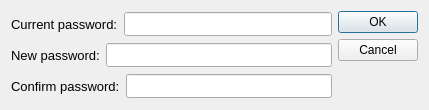
<?xml version="1.0" encoding="UTF-8"?>
<ui version="4.0">
 <class>Dialog</class>
 <widget class="QDialog" name="Dialog">
  <property name="geometry">
   <rect>
    <x>0</x>
    <y>0</y>
    <width>429</width>
    <height>110</height>
   </rect>
  </property>
  <property name="sizePolicy">
   <sizepolicy hsizetype="Preferred" vsizetype="Preferred">
    <horstretch>0</horstretch>
    <verstretch>0</verstretch>
   </sizepolicy>
  </property>
  <property name="maximumSize">
   <size>
    <width>16777215</width>
    <height>110</height>
   </size>
  </property>
  <property name="windowTitle">
   <string>Dialog</string>
  </property>
  <layout class="QGridLayout" name="gridLayout">
   <item row="0" column="0">
    <layout class="QVBoxLayout" name="verticalLayout">
     <item>
      <layout class="QHBoxLayout" name="horizontalLayout">
       <item>
        <widget class="QLabel" name="label_pw">
         <property name="sizePolicy">
          <sizepolicy hsizetype="Fixed" vsizetype="Preferred">
           <horstretch>0</horstretch>
           <verstretch>0</verstretch>
          </sizepolicy>
         </property>
         <property name="font">
          <font>
           <family>Tahoma</family>
           <pointsize>10</pointsize>
          </font>
         </property>
         <property name="text">
          <string>Current password:</string>
         </property>
        </widget>
       </item>
       <item>
        <widget class="QLineEdit" name="lineEdit_currentPw">
         <property name="sizePolicy">
          <sizepolicy hsizetype="Expanding" vsizetype="Maximum">
           <horstretch>0</horstretch>
           <verstretch>0</verstretch>
          </sizepolicy>
         </property>
         <property name="maximumSize">
          <size>
           <width>16777215</width>
           <height>24</height>
          </size>
         </property>
         <property name="font">
          <font>
           <family>Tahoma</family>
           <pointsize>10</pointsize>
          </font>
         </property>
        </widget>
       </item>
      </layout>
     </item>
     <item>
      <layout class="QHBoxLayout" name="horizontalLayout_3">
       <item>
        <widget class="QLabel" name="label_pw_2">
         <property name="sizePolicy">
          <sizepolicy hsizetype="Fixed" vsizetype="Preferred">
           <horstretch>0</horstretch>
           <verstretch>0</verstretch>
          </sizepolicy>
         </property>
         <property name="font">
          <font>
           <family>Tahoma</family>
           <pointsize>10</pointsize>
          </font>
         </property>
         <property name="text">
          <string>New password:</string>
         </property>
        </widget>
       </item>
       <item>
        <widget class="QLineEdit" name="lineEdit_newPw">
         <property name="sizePolicy">
          <sizepolicy hsizetype="Expanding" vsizetype="Preferred">
           <horstretch>0</horstretch>
           <verstretch>0</verstretch>
          </sizepolicy>
         </property>
         <property name="maximumSize">
          <size>
           <width>16777215</width>
           <height>24</height>
          </size>
         </property>
         <property name="font">
          <font>
           <family>Tahoma</family>
           <pointsize>10</pointsize>
          </font>
         </property>
        </widget>
       </item>
      </layout>
     </item>
     <item>
      <layout class="QHBoxLayout" name="horizontalLayout_4">
       <item>
        <widget class="QLabel" name="label_pw_3">
         <property name="sizePolicy">
          <sizepolicy hsizetype="Fixed" vsizetype="Preferred">
           <horstretch>0</horstretch>
           <verstretch>0</verstretch>
          </sizepolicy>
         </property>
         <property name="font">
          <font>
           <family>Tahoma</family>
           <pointsize>10</pointsize>
          </font>
         </property>
         <property name="text">
          <string>Confirm password:</string>
         </property>
        </widget>
       </item>
       <item>
        <widget class="QLineEdit" name="lineEdit_confirmPw">
         <property name="sizePolicy">
          <sizepolicy hsizetype="Expanding" vsizetype="Preferred">
           <horstretch>0</horstretch>
           <verstretch>0</verstretch>
          </sizepolicy>
         </property>
         <property name="maximumSize">
          <size>
           <width>16777215</width>
           <height>24</height>
          </size>
         </property>
         <property name="font">
          <font>
           <family>Tahoma</family>
           <pointsize>10</pointsize>
          </font>
         </property>
        </widget>
       </item>
      </layout>
     </item>
    </layout>
   </item>
   <item row="0" column="1">
    <widget class="QDialogButtonBox" name="buttonBox">
     <property name="sizePolicy">
      <sizepolicy hsizetype="Fixed" vsizetype="Expanding">
       <horstretch>0</horstretch>
       <verstretch>0</verstretch>
      </sizepolicy>
     </property>
     <property name="orientation">
      <enum>Qt::Vertical</enum>
     </property>
     <property name="standardButtons">
      <set>QDialogButtonBox::Cancel|QDialogButtonBox::Ok</set>
     </property>
    </widget>
   </item>
  </layout>
 </widget>
 <resources/>
 <connections>
  <connection>
   <sender>buttonBox</sender>
   <signal>accepted()</signal>
   <receiver>Dialog</receiver>
   <slot>accept()</slot>
   <hints>
    <hint type="sourcelabel">
     <x>248</x>
     <y>254</y>
    </hint>
    <hint type="destinationlabel">
     <x>157</x>
     <y>274</y>
    </hint>
   </hints>
  </connection>
  <connection>
   <sender>buttonBox</sender>
   <signal>rejected()</signal>
   <receiver>Dialog</receiver>
   <slot>reject()</slot>
   <hints>
    <hint type="sourcelabel">
     <x>316</x>
     <y>260</y>
    </hint>
    <hint type="destinationlabel">
     <x>286</x>
     <y>274</y>
    </hint>
   </hints>
  </connection>
 </connections>
</ui>
